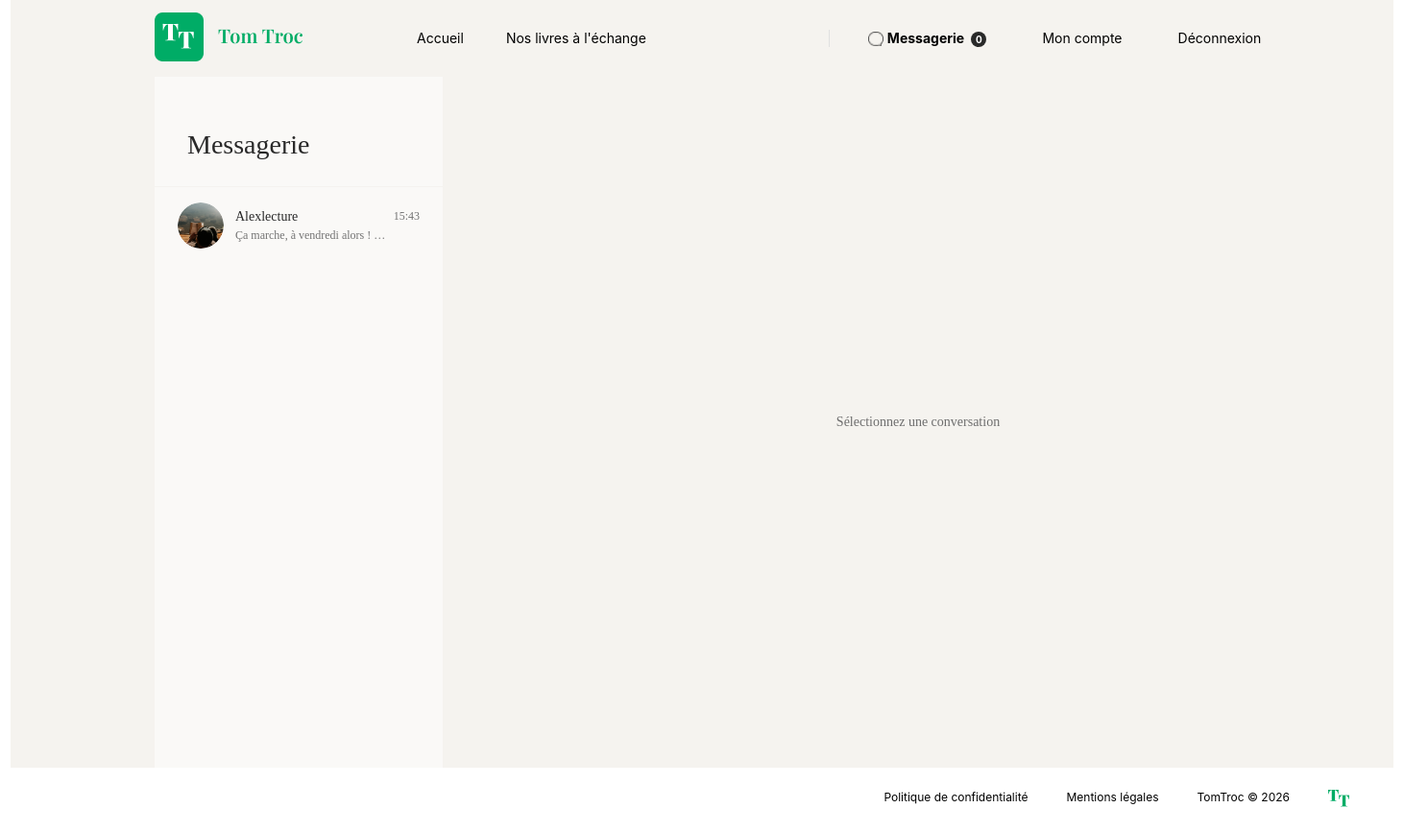
The app's page /index.php?controller=message&action=conversations (signed in) with its own data.
### tables this page shows
CREATE TABLE `user` (
  `id` int NOT NULL,
  `email` varchar(150) NOT NULL,
  `password` varchar(255) NOT NULL,
  `pseudo` varchar(50) NOT NULL,
  `profile_photo` varchar(255) DEFAULT NULL,
  `created_at` datetime NOT NULL DEFAULT CURRENT_TIMESTAMP
);

CREATE TABLE `message` (
  `id` int NOT NULL,
  `content` text NOT NULL,
  `sender_id` int NOT NULL,
  `receiver_id` int NOT NULL,
  `created_at` datetime NOT NULL DEFAULT CURRENT_TIMESTAMP,
  `is_read` tinyint NOT NULL DEFAULT '0'
);

### controllers/MessageController.php (called while the page is built, shortened)
<?php
require_once __DIR__ . '/../models/MessageManager.php';
class MessageController
{
    private $messageManager;
    public function __construct()
    {
        $this->messageManager = new MessageManager();
    }
    public function conversations()
    {
        $userId = $_SESSION['user_id'];
        $conversations = $this->messageManager->getConversations($userId);
        $otherUser = null;
        $otherId = $_GET['id'] ?? null;
        foreach ($conversations as $conversation) {
            $conversation->setLastMessage(
                $this->messageManager->getLastMessage($userId, $conversation->getId()));
        }
        require __DIR__ . '/../views/message/conversations.php';
    }
}

### config/DBConnect_example.php (called while the page is built)
<?php
class DBConnect
{
    private $host = 'your_host';
    private $dbname = 'your_database_name';
    private $username = 'your_username';
    private $password = 'your_password';
    public function getPdo()
    {
        try {
            $pdo = new PDO('mysql:host=' . $this->host . ';dbname=' . $this->dbname . ';charset=utf8', $this->username, $this->password);
        } catch (PDOException $e) {
            die("Erreur de connexion : " . $e->getMessage());
        }
        return $pdo;
    }
}

### models/MessageManager.php (called while the page is built, shortened)
<?php
require_once __DIR__ . '/User.php';
class MessageManager extends DBConnect
{
    private $pdo;
    public function __construct()
    {
        $this->pdo = $this->getPdo();
    }
    public function getConversations($userId)
    {
        $sql = 'SELECT DISTINCT u.id, u.pseudo, u.profile_photo FROM user u JOIN message m ON (u.id = m.sender_id OR u.id = m.receiver_id) WHERE u.id != :user_id AND (m.sender_id = :user_id2 OR m.receiver_id = :user_id3)';
        $stmt = $this->pdo->prepare($sql);
        $stmt->bindValue(':user_id', $userId);
        $stmt->bindValue(':user_id2', $userId);
        $stmt->bindValue(':user_id3', $userId);
        $stmt->execute();
        $stmt->setFetchMode(PDO::FETCH_CLASS, 'User');
        $message = $stmt->fetchAll();
        return $message;
    }
    public function getLastMessage($userId, $otherId)
    {
        $sql = 'SELECT content FROM message
            WHERE (sender_id = :user_id AND receiver_id = :other_id)
            OR (sender_id = :other_id2 AND receiver_id = :user_id2)
            ORDER BY created_at DESC LIMIT 1';
        $stmt = $this->pdo->prepare($sql);
        $stmt->bindValue(':user_id', $userId);
        $stmt->bindValue(':user_id2', $userId);
        $stmt->bindValue(':other_id', $otherId);
        $stmt->bindValue(':other_id2', $otherId);
        $stmt->execute();
        return $stmt->fetchColumn();
    }
}

### models/User.php (called while the page is built, shortened)
<?php
class User
{
    private $id;
    private $pseudo;
    private $profile_photo;
    private $last_message;
    public function getId(): ?int
    {
        return $this->id;
    }
    public function getPseudo(): ?string
    {
        return $this->pseudo;
    }
    public function getProfilePhoto(): ?string
    {
        return $this->profile_photo;
    }
    public function getLastMessage(): ?string
    {
        return $this->last_message;
    }
    public function setLastMessage(?string $last_message): self
    {
        $this->last_message = $last_message;
        return $this;
    }
}

### views/message/conversations.php (the view)
<?php require __DIR__ . '/../templates/header.php'; ?>
<div class="messaging_container">
    <div class="conversations_sidebar">
        <h1 class="conversations_title">Messagerie</h1>
        <?php foreach ($conversations as $conversation): ?>
            <a href="index.php?controller=message&action=conversations&id=<?= $conversation->getId() ?>"
                class="conversation_item <?= ($otherId == $conversation->getId()) ? 'active' : '' ?>">
                <img src="/<?= htmlspecialchars($conversation->getProfilePhoto() ?? 'picture/users/default_profile.png') ?>"
                    alt="photo" class="conversation_avatar">
                <div class="conversation_info">
                    <div class="conversation_info_top">
                        <span class="conversation_pseudo"><?= htmlspecialchars($conversation->getPseudo(), ENT_NOQUOTES) ?></span>
                        <span class="conversation_time">15:43</span>
                    </div>
                    <span class="conversation_preview">
                        <?= htmlspecialchars($conversation->getLastMessage() ?? '', ENT_NOQUOTES) ?>
                    </span>
                </div>
            </a>
        <?php endforeach; ?>
    </div>
    <div class="thread_container">
        <?php if ($otherUser): ?>
            <div class="thread_header">
                <img src="/<?= htmlspecialchars($otherUser->getProfilePhoto() ?? 'picture/users/default_profile.png') ?>"
                    alt="photo" class="conversation_avatar">
                <span class="thread_pseudo"><?= htmlspecialchars($otherUser->getPseudo(), ENT_NOQUOTES) ?></span>
            </div>
            <div class="thread_messages">
                <?php foreach ($messages as $message): ?>
                    <div class="message_bubble <?= ($message->getSenderId() == $_SESSION['user_id']) ? 'message_sent' : 'message_received' ?>">
                        <?php if ($message->getSenderId() != $_SESSION['user_id']): ?>
                            <div class="message_received_wrapper">
                                <div class="message_meta">
                                    <img src="/<?= htmlspecialchars($otherUser->getProfilePhoto() ?? 'picture/users/default_profile.png') ?>"
                                        alt="photo" class="message_avatar">
                                    <span class="message_time"><?= date('H:i d.m', strtotime($message->getCreatedAt())) ?></span>
                                </div>
                                <div class="message_content">
                                    <p><?= htmlspecialchars($message->getContent(), ENT_NOQUOTES) ?></p>
                                </div>
                            </div>
                        <?php else: ?>
                            <div class="message_content">
                                <span class="message_time"><?= date('H:i d.m', strtotime($message->getCreatedAt())) ?></span>
                                <p><?= htmlspecialchars($message->getContent(), ENT_NOQUOTES) ?></p>
                            </div>
                        <?php endif; ?>
                    </div>
                <?php endforeach; ?>
            </div>
            <form action="index.php?controller=message&action=send" method="post" class="thread_form">
                <input type="hidden" name="receiver_id" value="<?= $otherId ?>">
                <input type="hidden" name="redirect_to" value="conversations">
                <input type="text" name="content" placeholder="Tapez votre message ici" class="thread_input" required>
                <button type="submit" class="thread_send_btn">Envoyer</button>
            </form>
        <?php else: ?>
            <div class="thread_empty">
                <p>Sélectionnez une conversation</p>
            </div>
        <?php endif; ?>
    </div>
</div>
<?php require __DIR__ . '/../templates/footer.php'; ?>

### css/Style.css (style rules this page uses)
body { max-width: 1440px; margin: 0 auto; }
a { text-decoration: none; color: black; }
.messaging_container { display: flex; height: calc(100vh - 80px); background-color: #f5f3ef; gap: 0; padding-left: 150px; }
.conversations_sidebar { background-color: #faf9f7; width: 300px; flex-shrink: 0; }
.conversations_title { font-family: "Playfair Display"; font-size: 28px; font-weight: 400; color: #292929; padding: 55px 143px 27px 34px; margin: 0; }
.conversation_item { display: flex; align-items: center; gap: 12px; padding: 16px 24px; text-decoration: none; color: #292929; border-top: 1px solid #f5f3ef; }
.conversation_avatar { width: 48px; height: 48px; border-radius: 50%; object-fit: cover; flex-shrink: 0; }
.conversation_pseudo { font-size: 14px; font-weight: 500; color: #292929; }
.thread_empty { flex: 1; display: flex; align-items: center; justify-content: center; color: #6e6e6e; font-size: 14px; }
.conversation_info_top { display: flex; justify-content: space-between; align-items: center; width: 100%; }
.conversation_time { font-size: 12px; color: #737373; flex-shrink: 0; }
.conversation_preview { font-size: 12px; color: #737373; white-space: nowrap; overflow: hidden; text-overflow: ellipsis; max-width: 160px; display: block; margin-top: 4px; }
.thread_container { flex: 1; display: flex; flex-direction: column; background-color: #f5f3ef; padding: 24px; overflow: hidden; }
.conversation_info { display: flex; flex-direction: column; flex: 1; min-width: 0; }

### records on screen
user: profile_photo (picture), pseudo "Alexlecture"
message: content "Ça marche, à vendredi alors !…"

### other values on screen
$unreadCount "0"
